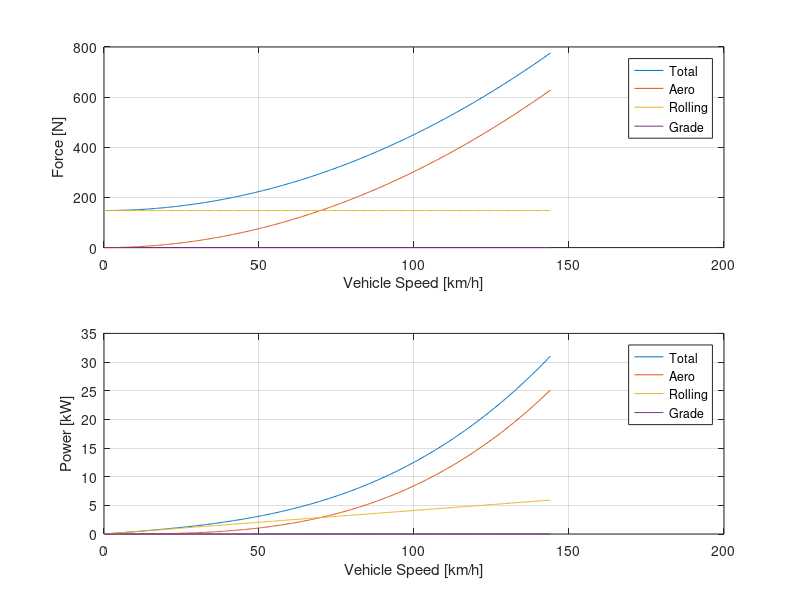
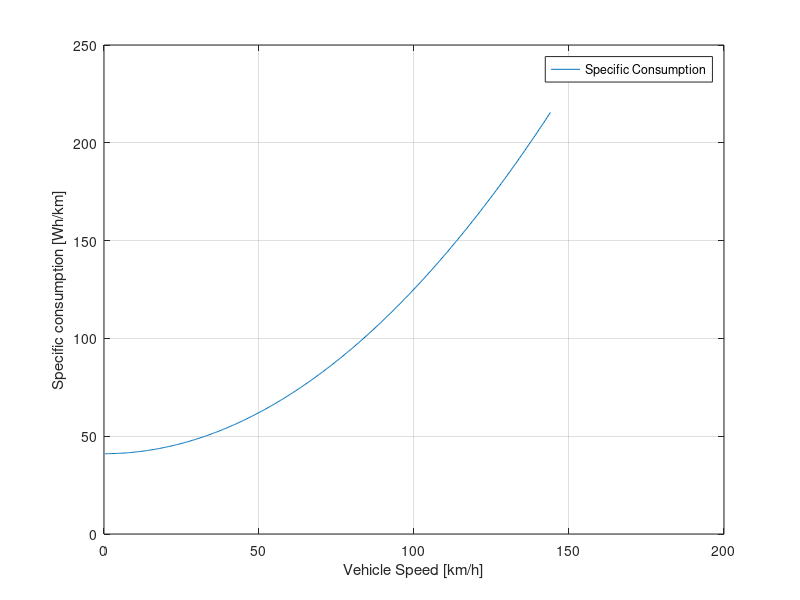

Source code (MATLAB) for these figures, in order:
%% Electrified BMW Series 3 - Vehicle Data
% Owner: Phạm Lê Ngọc Sơn
%   Calcolo le caratteristiche di carico di un veicolo in funz 
%   della velocit

%Parametri veicolo

%% Masse

%mc0 curb weight without batteries [kg]
mc0=1342;

%mb: battery mass
mb=350;

%mc: curb weight
mc=mc0+mb;

%mh human mass
mh=80;

%np passengers number
np=1;

%mp: play load
mp=0;

%mg: gross weight
mg=np*mh+mp+mc;

%% VEICOLO
%rt: rapporto di trasmissione (gear ratio) []
rt=4.3;

%rw: Raggio ruota (wheel radius) [m]
%   205/60 R16 92 H   x1/x2 Rx3
x1=205;
x2=60;
x3=16;
rw=(x3*25.4/1000)/2+x1*x2/100000;

%% Aerodinamics %%
% stato trovato direttamente cd*af=0.652 quindi abbiamo messo af a 1.
%af: frontal area [m^2]
af=1;

%cd: aerodynamic drag coefficient [ ] 
cd=0.652;

%rho: Air density [kg/m^2]
rho=1.2041;

%% Rolling resistance

% SONO STATE SCELTE LE MICHELIN 205/60 DI CLASSE C

%crr_r: coefficient of rolling resistance rear tyre[kg/kg] 
crr_r=0.0085;

%crr_f: coefficient of rolling resistance front tyres [kg/kg]
crr_f=0.0085;

%% Gravity

%g: gravity acceleration
g=9.81;

%% COG
%a: distance between Center Of Gravity and front axle [m]
a=1;
%b: distance between Center Of Gravity and rear axle [m]
b=1;
%l: wheelbase
l=a+b;

%% ROAD
%i: road grad [pu]
i=0;
%alfa: road angle
alfa=atan(i);

%% SPEED VECTOR
%dv: passo con cui faremo i calcoli (vehicle speed step) [m/s]
dv=0.1;

%vehicle vector speed [m/s]
v=[0:dv:40];

%vk vehicle speed vector [km/h]
vk=v*3600/1000;

%% FORCE CALCULATION

% AERODINAMICS
%fa: aerodinamics drag force [N]
fa=1/2*rho*cd*af*v.^2;              %attenzione .^ 
%pa aerodinamic drag power
pa=fa.*v;

% ROLLING RESISTANCE
%frr_f: rolling resistance front tyres
frr_f=mg*g*b/l*cos(alfa)*crr_f;
%frr_r: rolling resistance rear tyres
frr_r=mg*g*a/l*cos(alfa)*crr_r;
%frr: total rolling resistance
frr=(frr_r+frr_f)*ones(size(v)); %ones(v) serve per trasformare la frr in un vettore
%prr: rolling resistance power[W]
prr=frr.*v;

% ROAD GRADE
%fgrade: forceto overcome road slope [N]
fgrade=mg*g*sin(alfa)*ones(size(v));
%pgrade: grade power [W]
pgrade=fgrade.*v;

%%TOTAL
%fl: total load force
fl=fa+frr+fgrade;
%pl: total load power [w]
pl=fl.*v;

%gs: Specifical Energy Consumption [Wh/k]
gs=pl./vk;


%% Grafici %%
figure;
subplot(2,1,1);
plot(vk,fl,vk,fa,vk,frr,vk,fgrade);
grid;
xlabel('Vehicle Speed [km/h]');
ylabel('Force [N]');
legend('Total','Aero','Rolling','Grade');

subplot(2,1,2);
plot(vk,pl/1000,vk,pa/1000,vk,prr/1000,vk,pgrade/1000);
grid
xlabel('Vehicle Speed [km/h]');
ylabel('Power [kW]');
legend('Total','Aero','Rolling','Grade');

figure;
plot(vk,gs);
grid;
xlabel('Vehicle Speed [km/h]');
ylabel('Specific consumption [Wh/km]');
legend('Specific Consumption');



